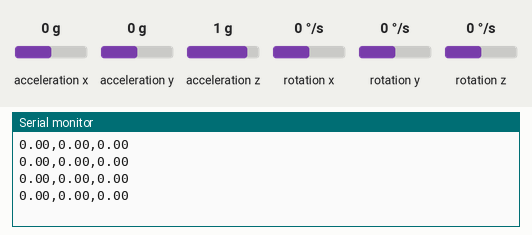
Recording of a sketch running on a simulated Arduino Uno, built with avr-gcc and run on an emulated ATmega328P. Parts: the last lines printed to the serial monitor. Inputs (shaded band) come from the test bench; at power-on: acceleration x 0 g, acceleration y 0 g, acceleration z 1 g, rotation z 0 °/s, rotation x 0 °/s, rotation y 0 °/s.

Above: at 4.2 s.
4.3 s: acceleration x set to -1.4 g
At 4.72 s:
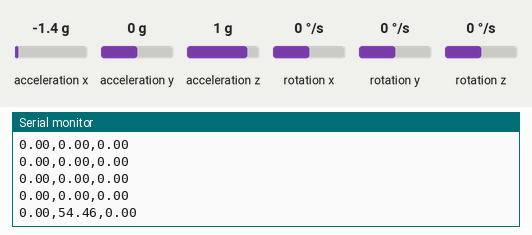
5.8 s: acceleration y set to -1.4 g
At 5.93 s:
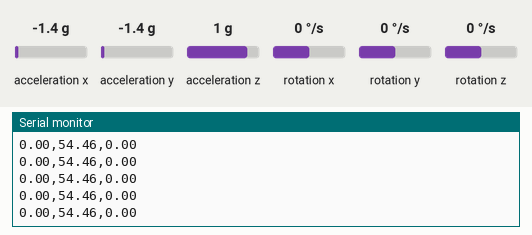
7.3 s: acceleration z set to -1.4 g
At 7.45 s:
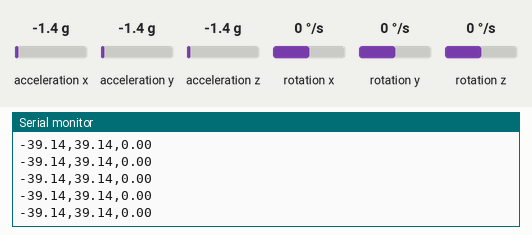
8.8 s: rotation z set to -192 °/s
At 8.96 s:
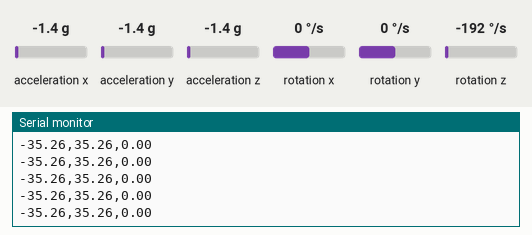
Timing chart, 0 to 11.8 s (numbered marks = the images above; inputs shaded):
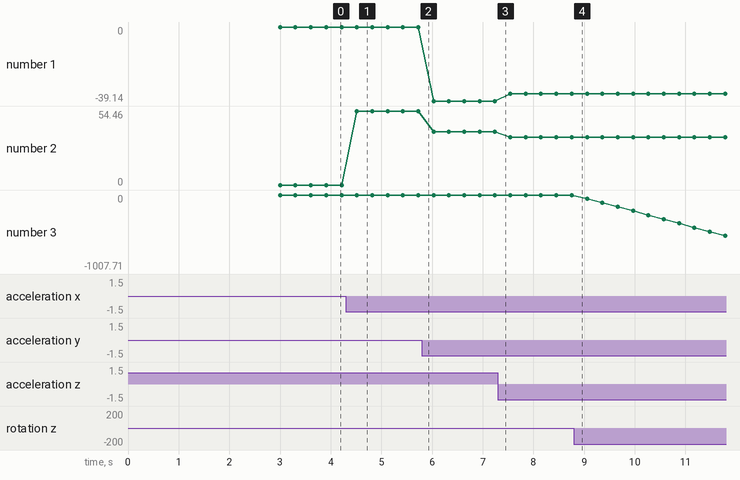

Measured:
- after the input at 4.3 s, the serial monitor: prints a new line after 0.22 s (image 1)
- plotted number 1: 0 → -39.14 after the input at 5.8 s, -39.14 → -35.26 after the input at 7.3 s
- plotted number 2: 0 → 54.46 after the input at 4.3 s, 54.46 → 39.14 after the input at 5.8 s, 39.14 → 35.26 after the input at 7.3 s
- plotted number 3: 0 → -1007.71 after the input at 8.8 s

The sketch:

ardunio.ino
```cpp
// https://github.com/tockn/MPU6050_tockn
// SDA A4
// SCL A5

#include <MPU6050_tockn.h>
#include <Wire.h>

MPU6050 mpu6050(Wire);

long timer = 0;

void setup() {
  Serial.begin(9600);
  Wire.begin();
  mpu6050.begin();
  mpu6050.calcGyroOffsets(true);
}

void loop() {
  mpu6050.update();

  if(millis() - timer > 300){
    Serial.print(mpu6050.getGyroAngleX());
    Serial.print(",");
    Serial.print(mpu6050.getGyroAngleY());
    Serial.print(",");
    Serial.println(mpu6050.getGyroAngleZ());
    timer = millis();
  }
}
```
